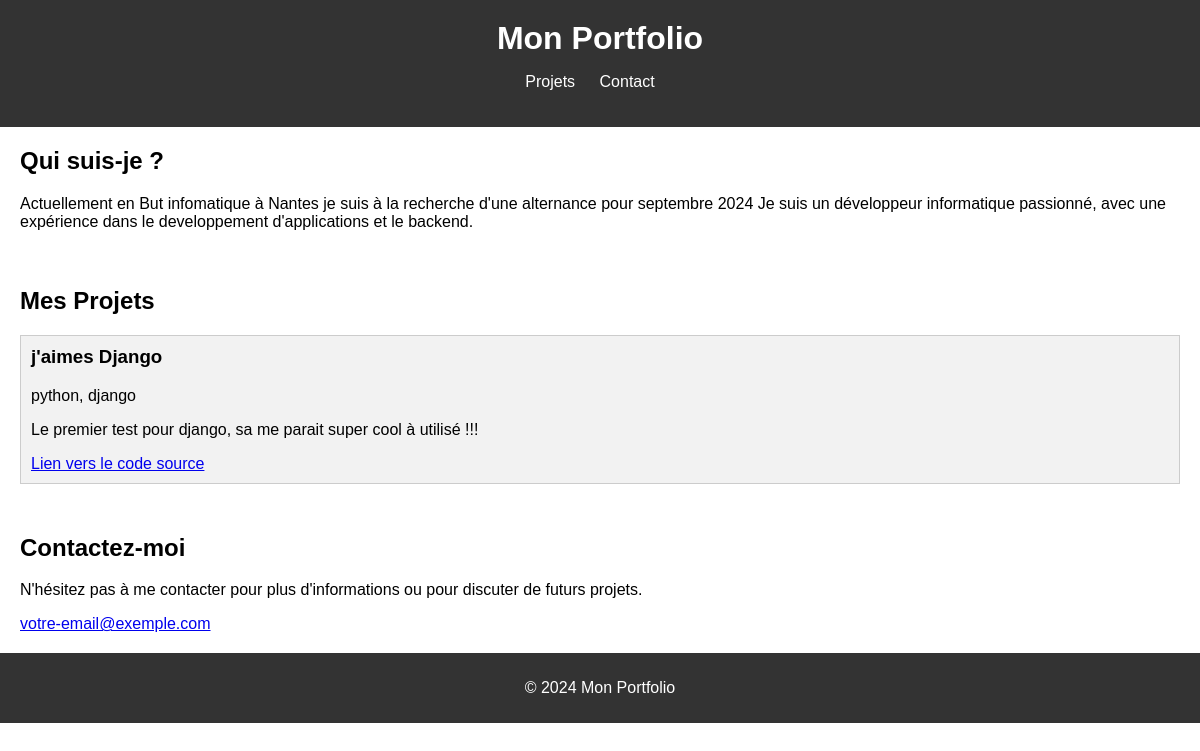
Page /main on the earlier database version.
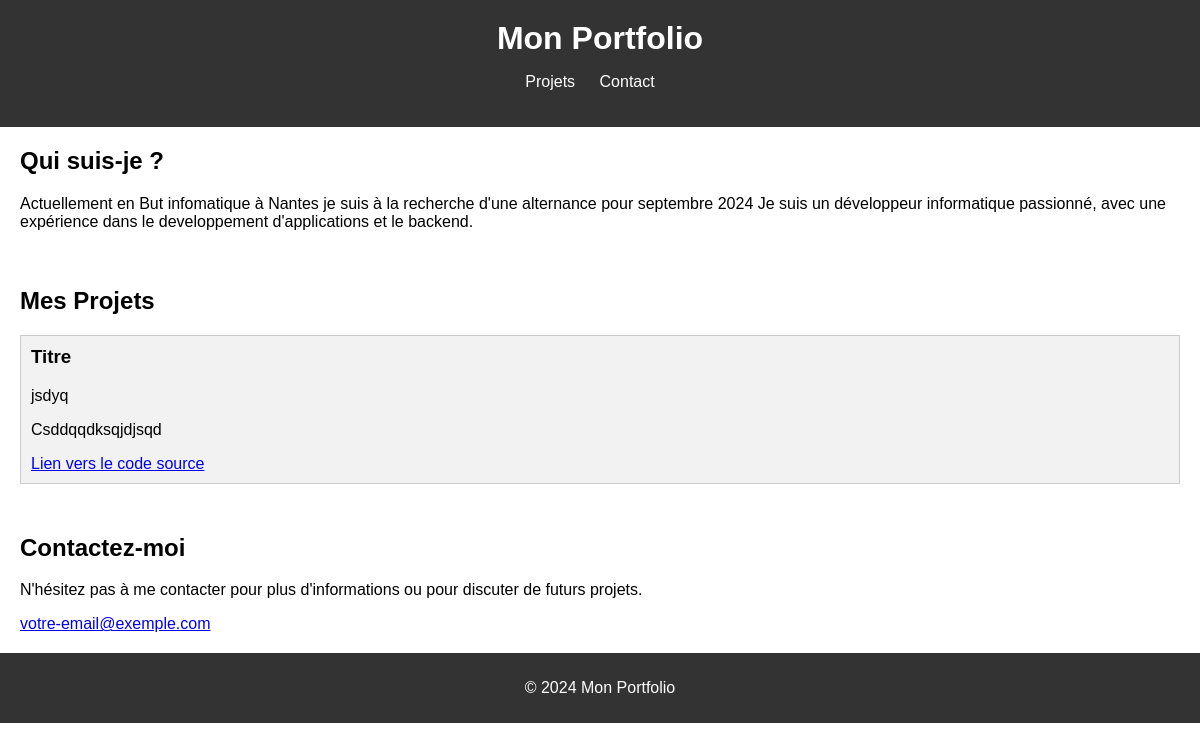
Same page on the later database version.
### main/models.py (models this page shows)
class Article(models.Model):
    title = models.CharField(max_length=200)
    content = models.TextField()
    tags = models.CharField(max_length=24)
    lien = models.CharField(max_length=256)

### main/views.py (the view)
# urls.py: path('main', views.index, name='index')
def index(request):
    return render(request, "main.html", {"articles": Article.objects.all()})

### templates/main.html (shortened to what this page needs)
{% load static %}
<!DOCTYPE html>
<html>
<head>
  <link rel="stylesheet" type="text/css" href="{% static 'css/style.css' %}">
</head>
<body>
  <header>
    <h1>Mon Portfolio</h1>
    <nav>
      <ul>
        <li><a href="#projets">Projets</a></li>
        <li><a href="#contact">Contact</a></li>
      </ul>
    </nav>
  </header>
  <section id="presentation">
    <h2>Qui suis-je ?</h2>
      <p> Actuellement en But infomatique à Nantes je suis à la recherche d'une alternance pour septembre 2024
          Je suis un développeur informatique passionné, avec une expérience dans le developpement d'applications et le backend.</p>
  </section>
  <section id="projets">
    <h2>Mes Projets</h2>
      {% for item in articles %}
        <div class="projet">
          <h3>{{ item.title }}</h3>
            <p>{{ item.tags }}</p>
          <p>{{ item.content|linebreaks }}</p>
          <a href={{ item.lien }}>Lien vers le code source</a>
        </div>
      {% endfor %}
  </section>
  <section id="contact">
    <h2>Contactez-moi</h2>
    <p>N'hésitez pas à me contacter pour plus d'informations ou pour discuter de futurs projets.</p>
    <a href="mailto:votre-email@exemple.com">votre-email@exemple.com</a>
  </section>
  <footer>
    <p>&copy; 2024 Mon Portfolio</p>
  </footer>
</body>
</html>

### static/css/style.css (style rules this page uses)
body { font-family: Arial, sans-serif; margin: 0; padding: 0; }
header { background-color: #333; color: white; padding: 20px; text-align: center; }
header h1 { margin: 0; }
nav ul { list-style-type: none; padding: 0; }
nav ul li { display: inline; margin-right: 20px; }
nav ul li a { color: white; text-decoration: none; }
section { padding: 20px; }
section h2 { margin-top: 0; }
.projet { background-color: #f2f2f2; border: 1px solid #ccc; margin: 10px 0; padding: 10px; }
.projet h3 { margin-top: 0; }
footer { background-color: #333; color: white; text-align: center; padding: 10px; }

Differences in the rows shown:
removed Article: title "j'aimes Django", tags "python, django", content "Le premier test pour django, sa me parait super cool à utilisé !!!"
added Article: title "Titre", tags "jsdyq", content "Csddqqdksqjdjsqd"
